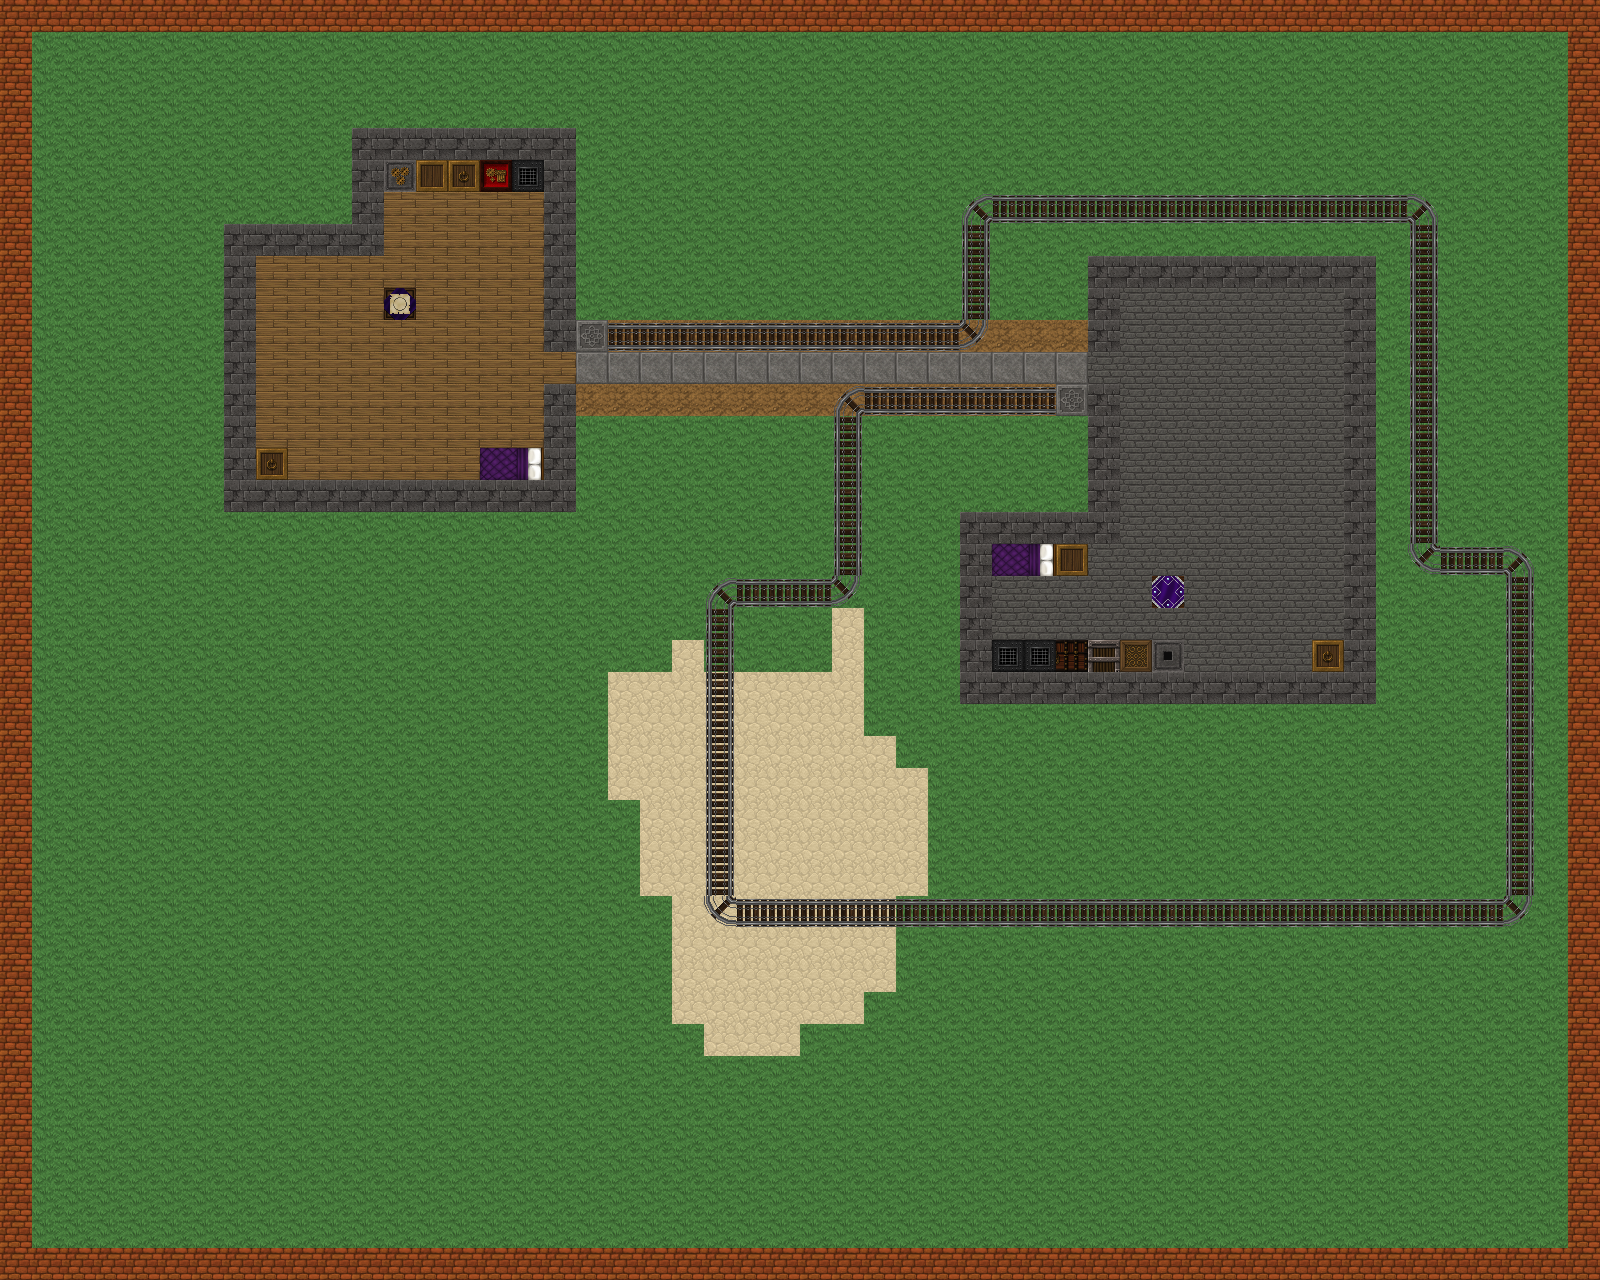

A level layout from a 2D game, rendered from its tile map. Below: a short description, then the map file with tile-grid data replaced by summaries:
An orthogonal 50x40 tile map with 32x32 px tiles, 3 tile layers (Ground, Rails, Objects) and 24 objects (2x circle).

<map version="1.0" orientation="orthogonal" renderorder="left-up" width="50" height="40" tilewidth="32" tileheight="32">
 <tileset firstgid="1" name="Ground Sheet" tilewidth="32" tileheight="32" spacing="2" margin="2">
  <image source="terrain.png" width="256" height="1024" />
 </tileset>
 <layer name="Ground" width="50" height="40">
  <data>[2000 cells, 2000 non-empty, 7 distinct tile ids]</data>
 </layer>
 <layer name="Rails" width="50" height="40">
  <data>[2000 cells, 108 non-empty, 7 distinct tile ids]</data>
 </layer>
 <layer name="Objects" width="50" height="40">
  <data>[2000 cells, 197 non-empty, 15 distinct tile ids]</data>
 </layer>
 <objectgroup name="Collisions">
  <object x="1088" y="256" width="288" height="32" />
  <object x="1344" y="256" width="32" height="448" />
  <object x="960" y="672" width="416" height="32" />
  <object x="960" y="512" width="32" height="192" />
  <object x="960" y="512" width="160" height="32" />
  <object x="1088" y="384" width="32" height="160" />
  <object x="1088" y="256" width="32" height="96" />
  <object x="352" y="128" width="32" height="128" />
  <object x="352" y="128" width="224" height="32" />
  <object x="544" y="128" width="32" height="224" />
  <object x="544" y="384" width="32" height="128" />
  <object x="224" y="480" width="352" height="32" />
  <object x="224" y="224" width="32" height="288" />
  <object x="224" y="224" width="160" height="32" />
  <object x="256" y="448" width="32" height="32" />
  <object type="circle" x="384" y="288" width="32" height="32">
   <ellipse />
  </object>
  <object x="384" y="160" width="160" height="32" />
  <object x="480" y="448" width="64" height="32" />
  <object x="992" y="544" width="96" height="32" />
  <object type="circle" x="1152" y="576" width="32" height="32">
   <ellipse />
  </object>
  <object x="1312" y="640" width="32" height="32" />
  <object x="992" y="640" width="192" height="32" />
  <object x="1056" y="384" width="32" height="32" />
  <object x="576" y="320" width="32" height="32" />
 </objectgroup>
</map>